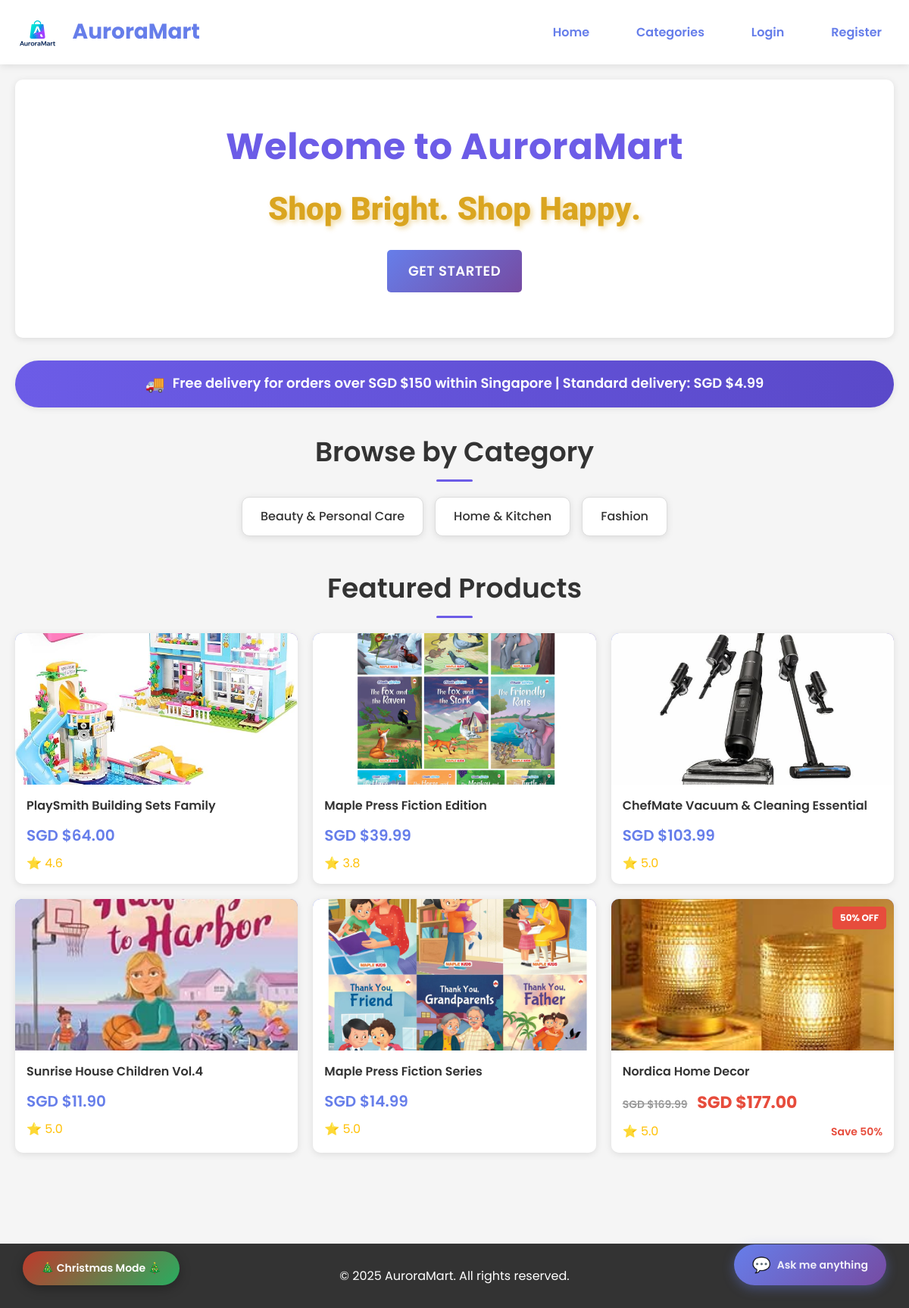
The app's page /, older data.
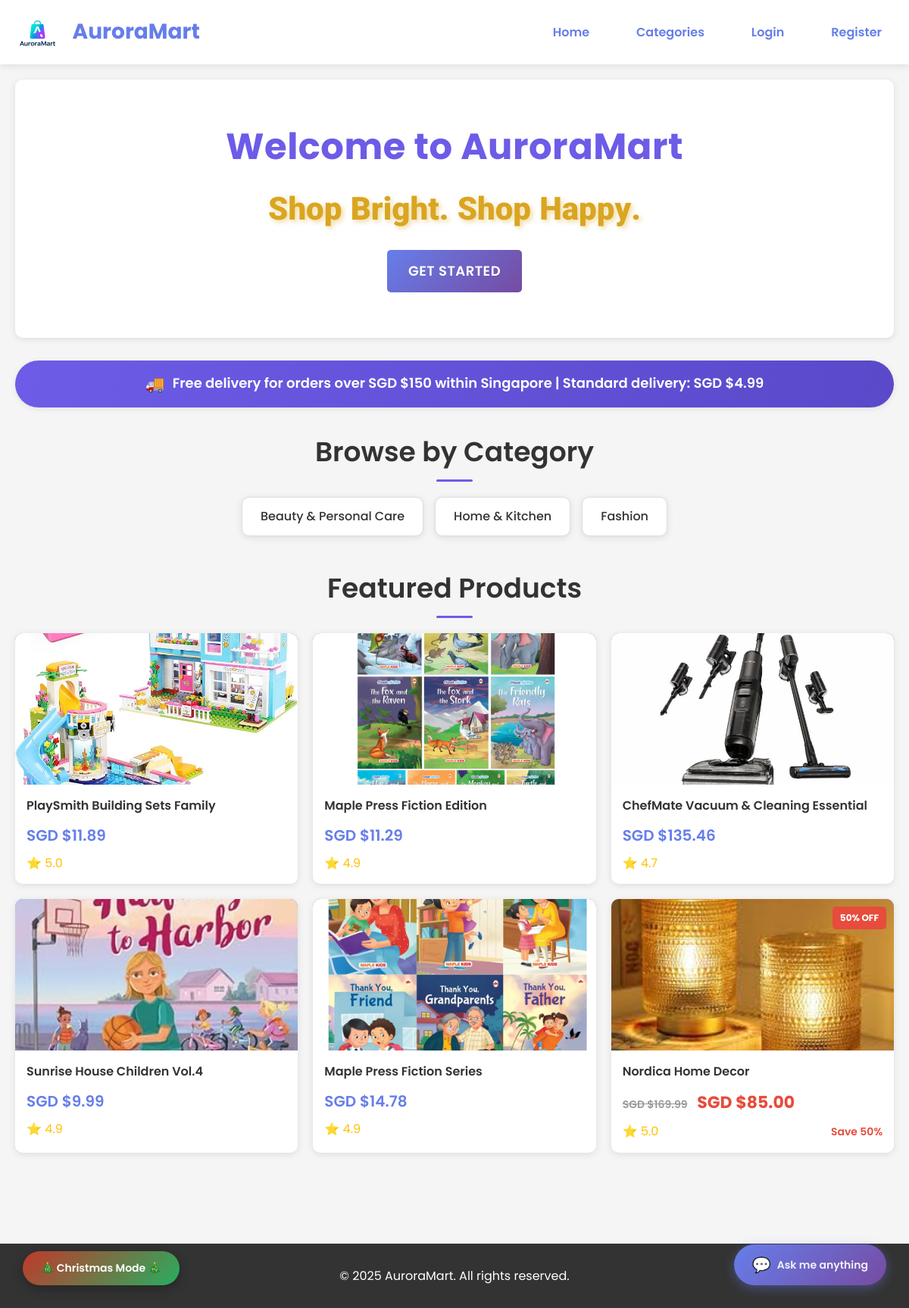
The same page, newer data.
### storefront/models.py (models this page shows, shortened)
class Product(models.Model):
    name = models.CharField(max_length=255)
    description = models.TextField(blank=True, null=True)
    category = models.CharField(max_length=100)
    price = models.DecimalField(max_digits=10, decimal_places=2)
    stock = models.IntegerField(default=0)
    reorder_threshold = models.IntegerField(default=10)
    rating = models.DecimalField(max_digits=3, decimal_places=1, null=True, blank=True)
    image = models.ImageField(upload_to='products/', blank=True, null=True)
    created_at = models.DateTimeField(auto_now_add=True)
    updated_at = models.DateTimeField(auto_now=True)
    is_on_sale = models.BooleanField(default=False)
    original_price = models.DecimalField(max_digits=10, decimal_places=2, null=True, blank=True)
    discount_percentage = models.IntegerField(null=True, blank=True)
    class Meta:
        ordering = ['-created_at']

### storefront/views.py (the view, shortened to what this page needs)
# urls.py: path('', views.index, name='index'),
def index(request):
    storage = messages.get_messages(request)
    storage.used = True
    default_featured_product_ids = [189, 74, 110, 148, 111, 134]
    featured_products = None
    is_personalized = False
    if not featured_products:
        featured_products = Product.objects.filter(id__in=default_featured_product_ids, stock__gt=0)
    categories = ['Beauty & Personal Care', 'Home & Kitchen', 'Fashion']
    cart_count = 0
    context = {
        'featured_products': featured_products,
        'categories': categories,
        'cart_count': cart_count,
        'is_personalized': is_personalized,
    }
    return render(request, 'storefront/index.html', context)

### storefront/templates/storefront/index.html (shortened to what the changed rows need)
<!DOCTYPE html>
<html lang="en">
<head>
    {% load static %}
</head>
<body>
                {% load static %}
    <div class="container" id="mainContainer">
        <div class="hero">
            <h1>Welcome to AuroraMart</h1>
        </div>
        <h2 class="section-title">Browse by Category</h2>
        <h2 class="section-title">Featured Products</h2>
        <div class="products-grid">
            {% for product in featured_products %}
            <div class="product-card">
                <a href="{% url 'storefront:product_detail' product.id %}">
                        {% if product.is_on_sale %}
                        <div class="product-badge">{{ product.discount_percentage }}% OFF</div>
                        {% endif %}
                        <div class="product-image">
                            {% if product.image %}
                                <img src="{{ product.image.url }}" alt="{{ product.name }}" style="width: 100%; height: 100%; object-fit: cover;">
                            {% else %}
                                📦
                            {% endif %}
                        </div>
                    <div class="product-info">
                        <div class="product-name">{{ product.name }}</div>
                        {% if product.is_on_sale %}
                        <div class="product-price">
                            <span class="product-price-original">SGD ${{ product.original_price }}</span>
                            <span class="product-price-sale">SGD ${{ product.price }}</span>
                        </div>
                        {% else %}
                        <div class="product-price">SGD ${{ product.price }}</div>
                        {% endif %}
                        <div class="product-rating-discount">
                            {% if product.rating %}
                            <div class="product-rating">⭐ {{ product.rating }}</div>
                            {% endif %}
                            {% if product.is_on_sale %}
                            <div class="product-discount-info">Save {{ product.discount_percentage }}%</div>
                            {% endif %}
                        </div>
                    </div>
                </a>
            </div>
            {% empty %}
            <p>No products available yet. Check back soon!</p>
            {% endfor %}
        </div>
    </div>
</body>
</html>

Row changes from the older to the newer data that the page shows:
changed Product "PlaySmith Building Sets Family": price "64.00" → "11.89"; rating "4.6" → "5.0"
changed Product "Maple Press Fiction Edition": price "39.99" → "11.29"; rating "3.8" → "4.9"
changed Product "ChefMate Vacuum & Cleaning Essential": price "103.99" → "135.46"; rating "5.0" → "4.7"
changed Product "Sunrise House Children Vol.4": price "11.90" → "9.99"; rating "5.0" → "4.9"
changed Product "Maple Press Fiction Series": price "14.99" → "14.78"; rating "5.0" → "4.9"
changed Product "Nordica Home Decor": price "177.00" → "85.00"
